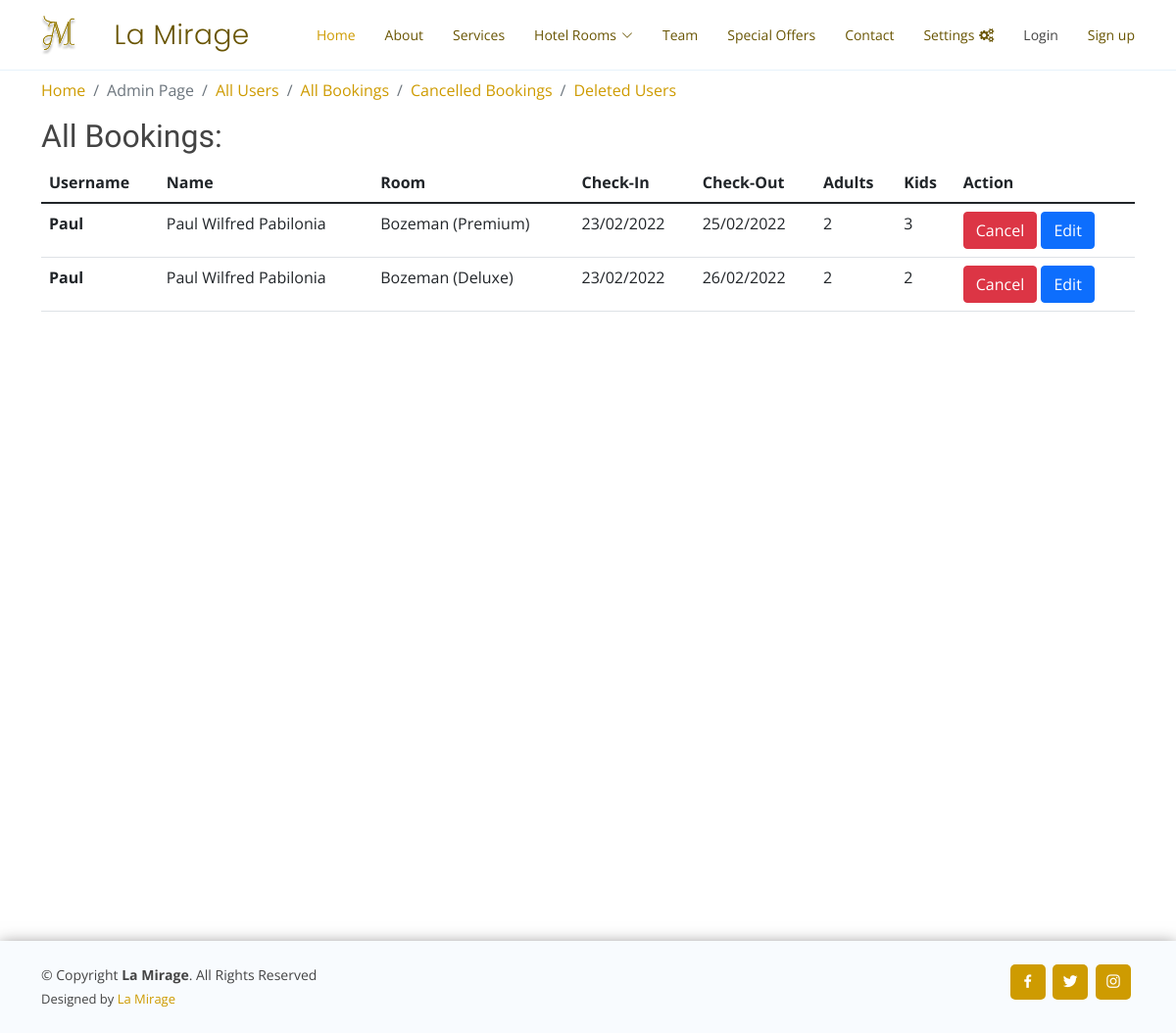
The app's page /all_bookings, older data.
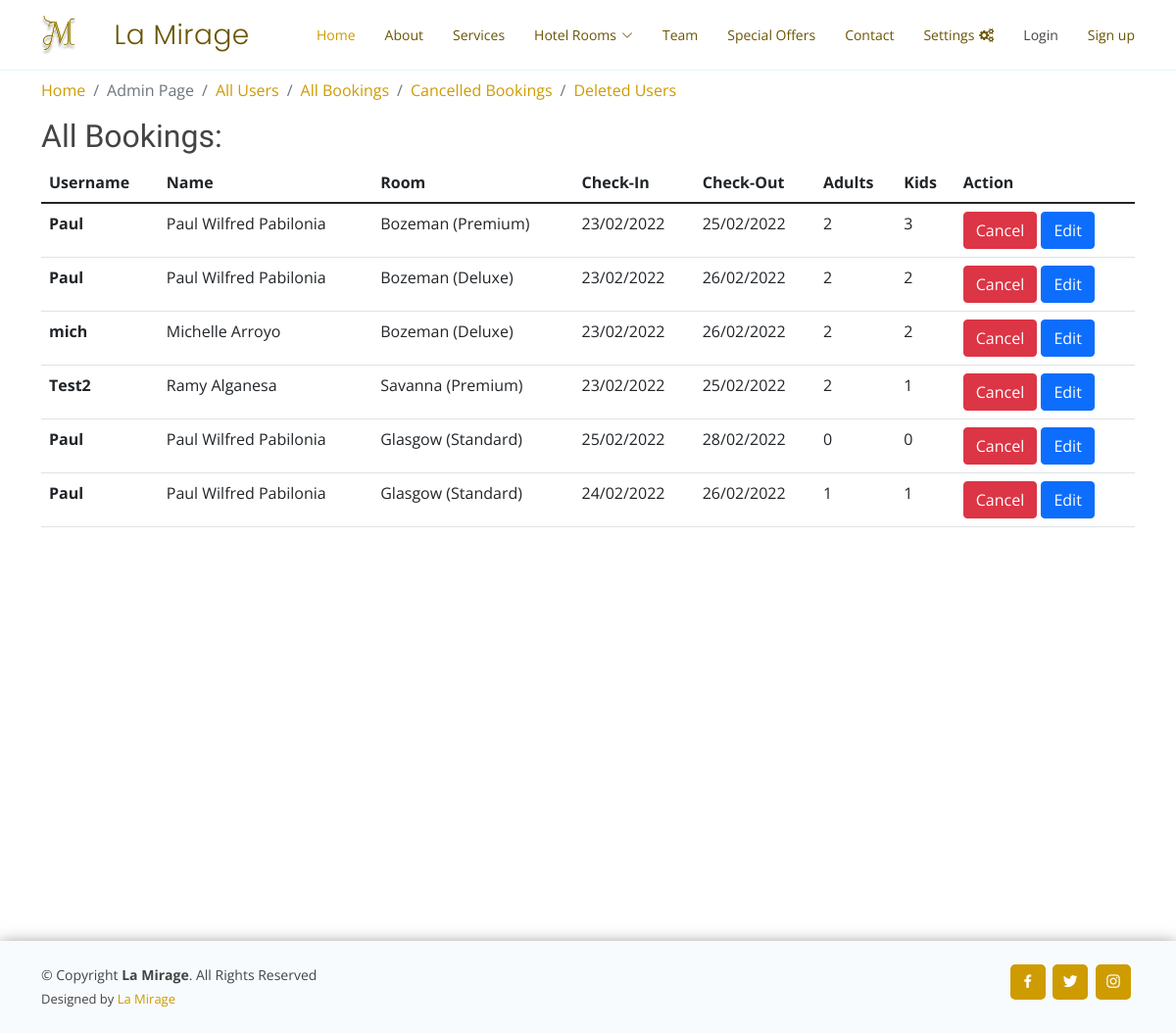
The same page, newer data.
### reservation/models.py (models this page shows, shortened)
class Booking(models.Model):
    client = models.ForeignKey(User, on_delete=models.CASCADE,related_name="booking",default=None)
    user_profile = models.ForeignKey(UserProfile, on_delete=models.CASCADE,related_name="booking_profile",default=None)
    checkIn = models.CharField(max_length=100)
    checkOut = models.CharField(max_length=100)
    numAdults = models.IntegerField(default=0)
    numKids = models.IntegerField(default=0)
    mop = models.CharField(max_length=200)
    room_category = models.CharField(max_length=200,default=None)
    room_type = models.CharField(max_length=200,default=None)
    is_cancelled = models.BooleanField(default=False,blank= True)
    created_at = models.DateTimeField(auto_now_add=True)
    update_at = models.DateTimeField(auto_now=True)

class User(AbstractUser):
    pass

### reservation/views.py (the view)
# urls.py: path("all_bookings", views.all_bookings, name="all_bookings"),
def all_bookings(request):
    bookings = Booking.objects.filter(is_cancelled=False)
    return render(request, "reservation/all_bookings.html",
                  {'bookings': bookings})

### reservation/templates/reservation/all_bookings.html (shortened to what this page needs)
{% extends 'reservation/admin_layout.html' %}
{% load static %}
{% block body %}
<h2>All Bookings:</h2>
<table class="table">
  <thead class="thead-dark">
    <tr>
      <th scope="col">Username</th>
      <th scope="col">Name</th>
      <th scope="col">Room</th>
      <th scope="col">Check-In</th>
      <th scope="col">Check-Out</th>
      <th scope="col">Adults</th>
      <th scope="col">Kids</th>
      <th scope="col">Action</th>
    </tr>
  </thead>
  <tbody>
    {% for book in bookings %}
    <tr>
      <th scope="row">{{ book.client.username }}</th>
      <td>{{book.client.first_name}} {{book.client.last_name}}</td>
      <td>{{ book.room_type }} ({{ book.room_category }})</td>
      <td>{{ book.checkIn }}</td>
      <td>{{ book.checkOut }}</td>
      <td>{{ book.numAdults }}</td>
      <td>{{ book.numKids }}</td>
      <td>
        <a href="{% url 'cancel_booking' book.id %}" class="btn btn-danger">Cancel</a>
        <a href="{% url 'booking_edit' book.id %}" class="btn btn-primary">Edit</a>
      </td>
    </tr>
    {% endfor %}
  </tbody>
</table>
{% endblock %}

### reservation/templates/reservation/admin_layout.html (shortened to what this page needs)
{% load static %}
<!DOCTYPE html>
<html lang="en">
<head>
  <link href="/static/reservation/assets/vendor/aos/aos.css" rel="stylesheet">
  <link href="/static/reservation/assets/vendor/bootstrap/css/bootstrap.min.css" rel="stylesheet">
  <link href="/static/reservation/assets/vendor/bootstrap-icons/bootstrap-icons.css" rel="stylesheet">
  <link href="/static/reservation/assets/vendor/boxicons/css/boxicons.min.css" rel="stylesheet">
  <link href="/static/reservation/assets/vendor/glightbox/css/glightbox.min.css" rel="stylesheet">
  <link href="/static/reservation/assets/vendor/remixicon/remixicon.css" rel="stylesheet">
  <link href="/static/reservation/assets/vendor/swiper/swiper-bundle.min.css" rel="stylesheet">
  <link href="/static/reservation/assets/css/style.css" rel="stylesheet">
  <link href="/static/reservation/style.css" rel="stylesheet">
</head>
<body>
  <header id="header" class="fixed-top">
    <div class="container d-flex align-items-center justify-content-between">
      <h1 class="logo"><a href="{% url 'index' %}"><img src="/static/reservation/assets/img/singlelogobold.svg"
            alt="LOGO" style="height: 60px;" class="img-fluid"></a></h1>
      <h1 class="logo"><a href="{% url 'index' %}">La Mirage</a></h1>
      <nav id="navbar" class="navbar">
        <ul>
          <li><a class="nav-link scrollto active" href="{% url 'index' %}">Home</a></li>
          <li><a class="nav-link scrollto" href="{% url 'index' %}">About</a></li>
          <li><a class="nav-link scrollto" href="{% url 'index' %}">Services</a></li>
          <li class="dropdown"><a href="#"><span>Hotel Rooms</span> <i class="bi bi-chevron-down"></i></a>
          </li>
          <li><a class="nav-link scrollto" href="{% url 'index' %}">Team</a></li>
          <li><a class="nav-link scrollto" href="{% url 'index' %}">Special Offers</a></li>
          <li><a class="nav-link scrollto" href="{% url 'index' %}">Contact</a></li>
          <li class="dropdown"><a href="#"><span>Settings</span> </a>
      </li>
          {% if user.is_authenticated %}
          {% else %}
          <li><a type="button" data-toggle="modal" data-target="#loginModal">Login</a></li>
          <li><a href="{% url 'register' %}">Sign up</a></li>
          {% endif %}
        </ul>
      </nav>
    </div>
  </header>
  <main id="main">
    <section class="inner-page">
      <div class="container">
        <div class="main-body">
          <nav aria-label="breadcrumb" class="main-breadcrumb">
            <ol class="breadcrumb">
              <li class="breadcrumb-item"><a href="{% url 'index' %}">Home</a></li>
              <li class="breadcrumb-item active" aria-current="page">Admin Page</li>
              <li class="breadcrumb-item"><a href="{% url 'all_users' %}">All Users</a></li>
              <li class="breadcrumb-item"><a href="{% url 'all_bookings' %}">All Bookings</a></li>
              <li class="breadcrumb-item"><a href="{% url 'all_cancelled_bookings' %}">Cancelled Bookings</a></li>
              <li class="breadcrumb-item"><a href="{% url 'all_deleted_users' %}">Deleted Users</a></li>
            </ol>
          </nav>
          <div class="main-body" style="overflow-x: auto;">
            {% block body %}
            {% endblock %}
          </div>
        </div>
      </div>
    </section>
  </main>
  <footer id="footer">
    <div class="container d-md-flex py-4">
      <div class="me-md-auto text-center text-md-start">
        <div class="copyright">
          &copy; Copyright <strong><span>La Mirage</span></strong>. All Rights Reserved
        </div>
        <div class="credits">
          Designed by <a class="scrollto" href="#team">La Mirage</a>
        </div>
      </div>
      <div class="social-links text-center text-md-right pt-3 pt-md-0">
        <a href="https://www.facebook.com/lamirageinnandsuite/" class="facebook"><i class="bx bxl-facebook"></i></a>
        <a href="https://twitter.com/LaMirage_Inn" class="twitter"><i class="bx bxl-twitter"></i></a>
        <a href="https://www.instagram.com/lamirage_inn/" class="instagram"><i class="bx bxl-instagram"></i></a>
      </div>
    </div>
  </footer>
  {% block script %}
  <link rel="stylesheet" href="https://cdnjs.cloudflare.com/ajax/libs/font-awesome/4.7.0/css/font-awesome.min.css">
  {% endblock %}
</body>
</html>

### reservation/templates/reservation/messages.html (shortened to what this page needs)
{% load static %}

### reservation/static/reservation/assets/css/style.css (style rules this page uses)
body { font-family: "Open Sans", sans-serif; color: #444444; }
a { color: #CE9B01; text-decoration: none; }
h1, h2, h3, h4, h5, h6 { font-family: "Raleway", sans-serif; }
#header { transition: all 0.5s; background: #fff; z-index: 997; padding: 15px 0; border-bottom: 1px solid #e6f2fb; }
#header .logo { font-size: 28px; margin: 0; padding: 0; line-height: 1; font-weight: 300; letter-spacing: 0.5px; font-family: "Poppins", sans-serif; }
#header .logo a { color: #695503; }
#header .logo img { max-height: 40px; }
.navbar { padding: 0; }
.navbar ul { margin: 0; padding: 0; display: flex; list-style: none; align-items: center; }
.navbar li { position: relative; }
.navbar a, .navbar a:focus { display: flex; align-items: center; justify-content: space-between; padding: 10px 0 10px 30px; font-size: 14px; color: #695503; white-space: nowrap; transition: 0.3s; }
.navbar a i, .navbar a:focus i { font-size: 12px; line-height: 0; margin-left: 5px; }
.navbar a:hover, .navbar .active, .navbar .active:focus, .navbar li:hover > a { color: #CE9B01; }
section { padding: 80px 0; overflow: auto; }
#footer { color: #444444; font-size: 14px; background: #f8fbfe; box-shadow: 0px 2px 15px rgba(43, 39, 39, 0.514); }
#footer .credits { padding-top: 5px; font-size: 13px; color: #444444; }
#footer .social-links a { font-size: 18px; display: inline-block; background: #CE9B01; color: #fff; line-height: 1; padding: 8px 0; margin-right: 4px; border-radius: 5px; text-align: center; width: 36px; height: 36px; transition: 0.3s; }

### reservation/static/reservation/style.css (style rules this page uses)
.main-body { height: 100vh; }

Row changes from the older to the newer data that the page shows:
added Booking: client.username "mich", client.first_name "Michelle", client.last_name "Arroyo", room_type "Bozeman", room_category "Deluxe", checkIn "23/02/2022", checkOut "26/02/2022", numAdults "2", numKids "2"
added Booking: client.username "Test2", client.first_name "Ramy", client.last_name "Alganesa", room_type "Savanna", room_category "Premium", checkIn "23/02/2022", checkOut "25/02/2022", numAdults "2", numKids "1"
added Booking: client.username "Paul", client.first_name "Paul Wilfred", client.last_name "Pabilonia", room_type "Glasgow", room_category "Standard", checkIn "25/02/2022", checkOut "28/02/2022", numAdults "0", numKids "0"
added Booking: client.username "Paul", client.first_name "Paul Wilfred", client.last_name "Pabilonia", room_type "Glasgow", room_category "Standard", checkIn "24/02/2022", checkOut "26/02/2022", numAdults "1", numKids "1"
